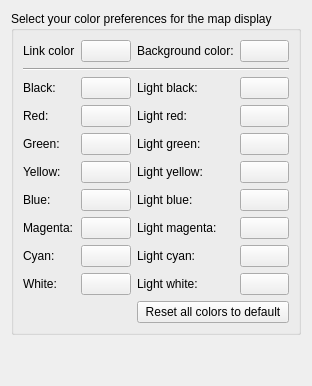
     <widget class="QWidget" name="tab_mapperColors">
      <attribute name="title">
       <string>Mapper colors</string>
      </attribute>
      <layout class="QVBoxLayout" name="vBoxLayout_tab_mapperColors">
       <item>
        <widget class="QGroupBox" name="groupBox_mapperColors">
         <property name="title">
          <string>Select your color preferences for the map display</string>
         </property>
         <layout class="QGridLayout" name="gridLayout_groupBox_mapperColors">
          <item row="0" column="0">
           <widget class="QLabel" name="label_39">
            <property name="text">
             <string>Link color</string>
            </property>
           </widget>
          </item>
          <item row="0" column="1">
           <widget class="QPushButton" name="pushButton_foreground_color_2">
            <property name="autoFillBackground">
             <bool>true</bool>
            </property>
            <property name="styleSheet">
             <string notr="true"/>
            </property>
            <property name="text">
             <string/>
            </property>
           </widget>
          </item>
          <item row="0" column="2">
           <widget class="QLabel" name="label_40">
            <property name="text">
             <string>Background color:</string>
            </property>
           </widget>
          </item>
          <item row="0" column="3">
           <widget class="QPushButton" name="pushButton_background_color_2">
            <property name="autoFillBackground">
             <bool>true</bool>
            </property>
            <property name="text">
             <string/>
            </property>
           </widget>
          </item>
          <item row="1" column="0" colspan="4">
           <widget class="Line" name="line_mapperColorsSeparator">
            <property name="orientation">
             <enum>Qt::Horizontal</enum>
            </property>
           </widget>
          </item>
          <item row="2" column="0">
           <widget class="QLabel" name="label_17">
            <property name="text">
             <string>Black:</string>
            </property>
           </widget>
          </item>
          <item row="2" column="1">
           <widget class="QPushButton" name="pushButton_black_2">
            <property name="autoFillBackground">
             <bool>true</bool>
            </property>
            <property name="text">
             <string/>
            </property>
           </widget>
          </item>
          <item row="2" column="2">
           <widget class="QLabel" name="label_49">
            <property name="text">
             <string>Light black:</string>
            </property>
           </widget>
          </item>
          <item row="2" column="3">
           <widget class="QPushButton" name="pushButton_Lblack_2">
            <property name="autoFillBackground">
             <bool>true</bool>
            </property>
            <property name="text">
             <string/>
            </property>
           </widget>
          </item>
          <item row="3" column="0">
           <widget class="QLabel" name="label_42">
            <property name="text">
             <string>Red:</string>
            </property>
           </widget>
          </item>
          <item row="3" column="1">
           <widget class="QPushButton" name="pushButton_red_2">
            <property name="autoFillBackground">
             <bool>true</bool>
            </property>
            <property name="text">
             <string/>
            </property>
           </widget>
          </item>
          <item row="3" column="2">
           <widget class="QLabel" name="label_50">
            <property name="text">
             <string>Light red:</string>
            </property>
           </widget>
          </item>
          <item row="3" column="3">
           <widget class="QPushButton" name="pushButton_Lred_2">
            <property name="autoFillBackground">
             <bool>true</bool>
            </property>
            <property name="text">
             <string/>
            </property>
           </widget>
          </item>
          <item row="4" column="0">
           <widget class="QLabel" name="label_43">
            <property name="text">
             <string>Green:</string>
            </property>
           </widget>
          </item>
          <item row="4" column="1">
           <widget class="QPushButton" name="pushButton_green_2">
            <property name="autoFillBackground">
             <bool>true</bool>
            </property>
            <property name="text">
             <string/>
            </property>
           </widget>
          </item>
          <item row="4" column="2">
           <widget class="QLabel" name="label_51">
            <property name="text">
             <string>Light green:</string>
            </property>
           </widget>
          </item>
          <item row="4" column="3">
           <widget class="QPushButton" name="pushButton_Lgreen_2">
            <property name="autoFillBackground">
             <bool>true</bool>
            </property>
            <property name="text">
             <string/>
            </property>
           </widget>
          </item>
          <item row="5" column="0">
           <widget class="QLabel" name="label_48">
            <property name="text">
             <string>Yellow:</string>
            </property>
           </widget>
          </item>
          <item row="5" column="1">
           <widget class="QPushButton" name="pushButton_yellow_2">
            <property name="autoFillBackground">
             <bool>true</bool>
            </property>
            <property name="text">
             <string/>
            </property>
           </widget>
          </item>
          <item row="5" column="2">
           <widget class="QLabel" name="label_52">
            <property name="text">
             <string>Light yellow:</string>
            </property>
           </widget>
          </item>
          <item row="5" column="3">
           <widget class="QPushButton" name="pushButton_Lyellow_2">
            <property name="autoFillBackground">
             <bool>true</bool>
            </property>
            <property name="text">
             <string/>
            </property>
           </widget>
          </item>
          <item row="6" column="0">
           <widget class="QLabel" name="label_44">
            <property name="text">
             <string>Blue:</string>
            </property>
           </widget>
          </item>
          <item row="6" column="1">
           <widget class="QPushButton" name="pushButton_blue_2">
            <property name="autoFillBackground">
             <bool>true</bool>
            </property>
            <property name="text">
             <string/>
            </property>
           </widget>
          </item>
          <item row="6" column="2">
           <widget class="QLabel" name="label_53">
            <property name="text">
             <string>Light blue:</string>
            </property>
           </widget>
          </item>
          <item row="6" column="3">
           <widget class="QPushButton" name="pushButton_Lblue_2">
            <property name="autoFillBackground">
             <bool>true</bool>
            </property>
            <property name="text">
             <string/>
            </property>
           </widget>
          </item>
          <item row="7" column="0">
           <widget class="QLabel" name="label_45">
            <property name="text">
             <string>Magenta:</string>
            </property>
           </widget>
          </item>
          <item row="7" column="1">
           <widget class="QPushButton" name="pushButton_magenta_2">
            <property name="autoFillBackground">
             <bool>true</bool>
            </property>
            <property name="text">
             <string/>
            </property>
           </widget>
          </item>
          <item row="7" column="2">
           <widget class="QLabel" name="label_54">
            <property name="text">
             <string>Light magenta:</string>
            </property>
           </widget>
          </item>
          <item row="7" column="3">
           <widget class="QPushButton" name="pushButton_Lmagenta_2">
            <property name="autoFillBackground">
             <bool>true</bool>
            </property>
            <property name="text">
             <string/>
            </property>
           </widget>
          </item>
          <item row="8" column="0">
           <widget class="QLabel" name="label_46">
            <property name="text">
             <string>Cyan:</string>
            </property>
           </widget>
          </item>
          <item row="8" column="1">
           <widget class="QPushButton" name="pushButton_cyan_2">
            <property name="autoFillBackground">
             <bool>true</bool>
            </property>
            <property name="text">
             <string/>
            </property>
           </widget>
          </item>
          <item row="8" column="2">
           <widget class="QLabel" name="label_55">
            <property name="text">
             <string>Light cyan:</string>
            </property>
           </widget>
          </item>
          <item row="8" column="3">
           <widget class="QPushButton" name="pushButton_Lcyan_2">
            <property name="autoFillBackground">
             <bool>true</bool>
            </property>
            <property name="text">
             <string/>
            </property>
           </widget>
          </item>
          <item row="9" column="0">
           <widget class="QLabel" name="label_47">
            <property name="text">
             <string>White:</string>
            </property>
           </widget>
          </item>
          <item row="9" column="1">
           <widget class="QPushButton" name="pushButton_white_2">
            <property name="autoFillBackground">
             <bool>true</bool>
            </property>
            <property name="text">
             <string/>
            </property>
           </widget>
          </item>
          <item row="9" column="2">
           <widget class="QLabel" name="label_56">
            <property name="text">
             <string>Light white:</string>
            </property>
           </widget>
          </item>
          <item row="9" column="3">
           <widget class="QPushButton" name="pushButton_Lwhite_2">
            <property name="autoFillBackground">
             <bool>true</bool>
            </property>
            <property name="text">
             <string/>
            </property>
           </widget>
          </item>
          <item row="10" column="2" colspan="2">
           <widget class="QPushButton" name="reset_colors_button_2">
            <property name="text">
             <string>Reset all colors to default</string>
            </property>
           </widget>
          </item>
         </layout>
        </widget>
       </item>
       <item>
        <spacer name="verticalSpacer_mapperColors">
         <property name="orientation">
          <enum>Qt::Vertical</enum>
         </property>
         <property name="sizeHint" stdset="0">
          <size>
           <width>20</width>
           <height>40</height>
          </size>
         </property>
        </spacer>
       </item>
      </layout>
     </widget>
